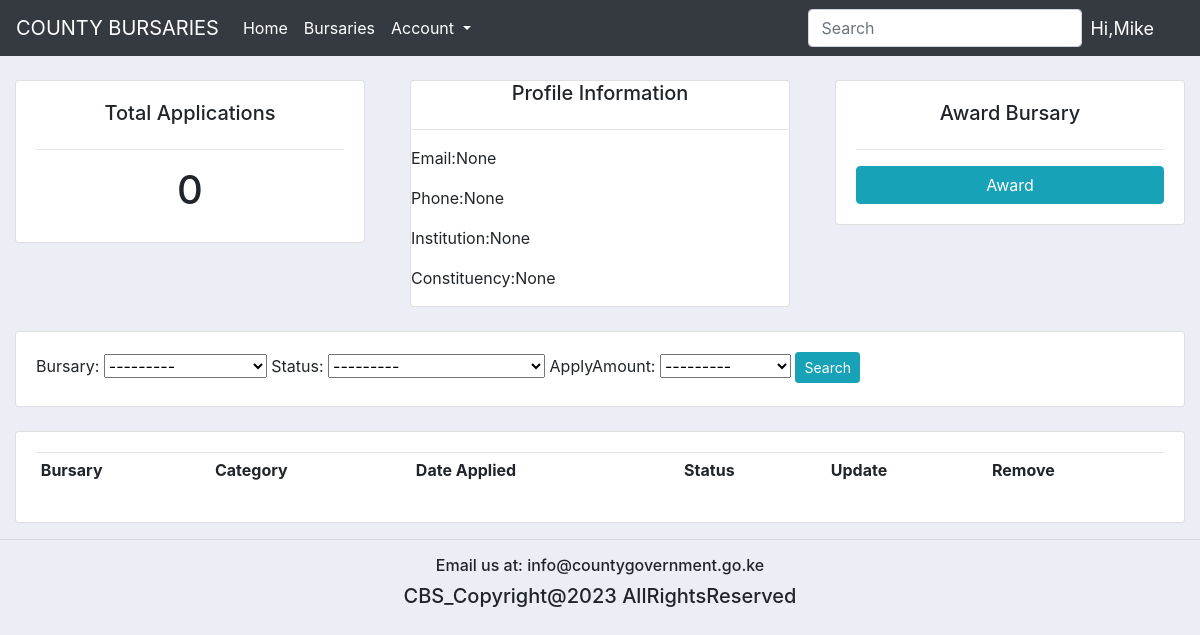
Screenshot of /student/6/ (signed in) with the database file from the repository.
### bursary/models.py (models this page shows, shortened)
class Student(models.Model):
    GENDER = (
        ('Male', 'Male'),
        ('Female', 'Female'),
    )
    CONSTITUENCY = (
        ('Kibwezi West','Kibwezi West'),
        ('Kibwezi East', 'Kibwezi East'),
        ('Mbooni', 'Mbooni'),
        ('Kilome', 'Kilome'),
    )
    WARD = (
        ('Wote', 'Wote'),
        ('Makindu', 'Makindu'),
        ('Mtito-Andei', 'Mtito-Andei'),
        ('Thange', 'Thange'),
    )
    user = models.OneToOneField(User, null=True, blank=True, on_delete=models.CASCADE)
    name = models.CharField(max_length=200, null=True)
    gender = models.CharField(max_length=200, null=True, choices=GENDER)
    phone = models.CharField(max_length=200, null=True)
    email = models.CharField(max_length=200, null=True)
    profile_pic = models.ImageField(default="profile.png", null=True,blank=True)
    id_card = models.ImageField(null=False,blank=True)
    institution = models.CharField(max_length=200, null=True)
    fees_structure = models.FileField(null=False,blank=True)
    year_of_study = models.CharField(max_length=200, null=True)
    Constituency = models.CharField(max_length=200, null=False, choices=CONSTITUENCY)
    ward = models.CharField(max_length=200, null=False, choices=WARD)
    date_created = models.DateTimeField(auto_now_add=True, null=True)

### bursary/decorators.py (the view)
        def wrapper_func(request, *args, **kwargs):
            group = None
            if request.user.groups.exists():
                group = request.user.groups.all()[0].name
            if group in allowed_roles:
                return view_func(request, *args, **kwargs)
            else:
                return HttpResponse('You are not allowed to view this Page')
            return view_func(request, *args, **kwargs)

### bursary/models.py (called while the page is built)
    def __str__(self):
        return self.name

### bursary/views.py (called while the page is built)
@login_required(login_url='login')
@allowed_users(allowed_roles=['admin'])
def student(request, pk_test):
    student = Student.objects.get(id=pk_test)
    applications = student.applications.all()
    application_count = applications.count()
    myFilter = ApplicationFilter(request.GET, queryset=applications)
    applications = myFilter.qs
    context = {'student': student, 'applications': applications, 'application_count': application_count,'myFilter':myFilter}
    return render(request, 'bursary/student.html', context)

### bursary/templates/bursary/student.html (shortened to what this page needs)
{% extends 'bursary/main.html' %}
{% block content %}
<br>
<div class="row">
    <div class="col">
        <div class="col-md">
            <div class="card card-body">
                <h5>Total Applications</h5>
                <hr>
                <h1 style="text-align:center;padding 10px">{{application_count}}</h1>
            </div>
        </div>
    </div>
    <div class="col-md">
        <div class="card card body">
            <h5>Profile Information</h5>
            <hr>
            <p>Email:{{student.email}}</p>
            <p>Phone:{{student.phone}}</p>
            <p>Institution:{{student.institution}}</p>
            <p>Constituency:{{student.Constituency}}</p>
        </div>
    </div>
    <div class="col">
         <div class="col-md">
            <div class="card card-body">
                <h5>Award Bursary</h5>
                <hr>
                <a class="btn btn-info btn-block" href="{% url 'create_application' student.id %}">Award</a>
            </div>
        </div>
    </div>
</div>
<br>
<div class="row">
    <div class="col">
        <div class="col">
            <div class="card card-body">
                <form method="get">
                    {{myFilter.form}}
                    <button class="btn btn-sm btn-info" types="Submit">Search</button>
                </form>
            </div>
        </div>
    </div>
</div>
<br>
<div class="row">
    <div class="col">
        <div class="col-md">
            <div class="card card-body">
                <table class="table table-sm">
                    <tr>
                        <th>Bursary</th>
                        <th>Category</th>
                        <th>Date Applied</th>
                        <th>Status</th>
                        <th>Update</th>
                        <th>Remove</th>
                    </tr>
                </table>
            </div>
        </div>
    </div>
</div>
{% endblock %}

### bursary/templates/bursary/navbar.html (shortened to what this page needs)
{% load static %}
<nav class="navbar navbar-expand-lg navbar-dark bg-dark">
  <a class="navbar-brand" href="#">COUNTY BURSARIES</a>
  <div class="collapse navbar-collapse" id="navbarSupportedContent">
    <ul class="navbar-nav mr-auto">
      <li class="nav-item active">
        {%if request.user.is_staff %}
          <a class="nav-link" href="{% url 'dashboard' %}">Home <span class="sr-only">(current)</span></a>
        </li>
        <li class="nav-item active">
          <a class="nav-link" href="{% url 'bursaries' %}">Bursaries</a>
        </li>
        {% else %}
          <li class="nav-item active" >
          <a class="nav-link" href="{% url 'apply_bursary' %}">Apply-Bursary</a>
          </li>
       {% endif %}
      <li class="nav-item dropdown active">
        <a class="nav-link dropdown-toggle" href="{% url 'register' %}" id="navbarDropdown" role="button" data-toggle="dropdown" aria-haspopup="true" aria-expanded="false">
          Account
        </a>
      </li>
    </ul>
    <form class="form-inline my-2 my-lg-0">
      <input class="form-control mr-sm-2" type="search" placeholder="Search" aria-label="Search">
    </form>
  </div>
  <span class="hello-msg">Hi,{{request.user}}</span>
</nav>

### bursary/templates/bursary/main.html (style rules this page uses)
body { background-color:#ebeff5; }
h5 { text-align:center; }

### bursary/templates/bursary/navbar.html (style rules this page uses)
.hello-msg { font-size: 18px; color:#fff; margin-right: 30px; }

### rows the page displays
Student: email "None", phone "None", institution "None", Constituency "None"

### other values shown
{{ request.user }} "Mike"
{{ application_count }} "0"
